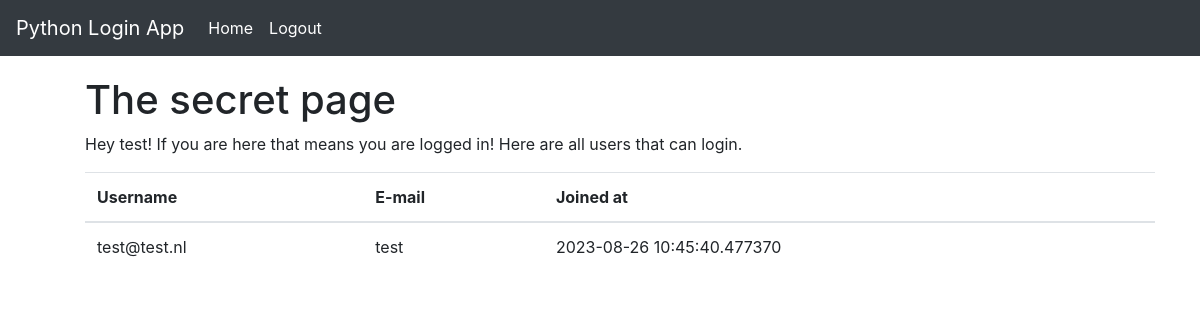
Page / (signed in) on the earlier database version.
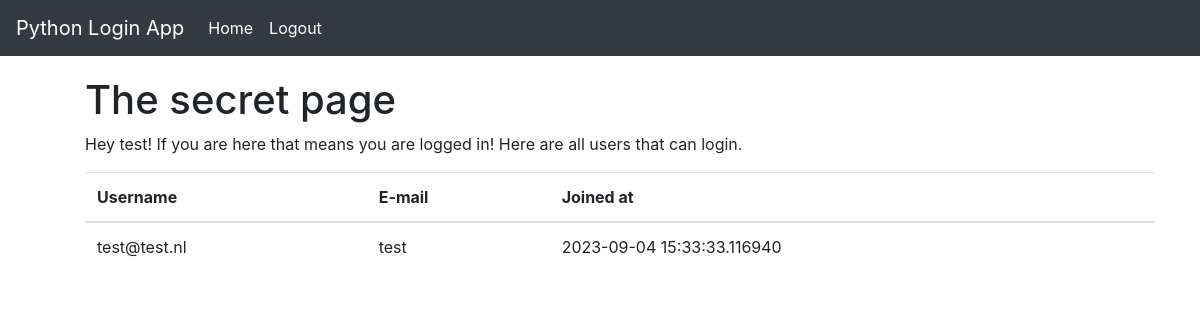
Same page on the later database version.
### models.py (models this page shows, shortened)
class User(UserMixin, db.Model):
  id = db.Column(db.Integer, primary_key=True)
  username = db.Column(db.String(64), index=True, unique=True)
  email = db.Column(db.String(120), unique = True, index = True)
  password_hash = db.Column(db.String(128))
  joined_at = db.Column(db.DateTime(), default = datetime.utcnow, index = True)

### routes.py (the view)
@app.route('/')
@login_required
def index():
  current_users = User.query.all()
  return render_template('landing_page.html', current_users = current_users)

### routes.py (called while the page is built)
@login_manager.user_loader
def load_user(user_id):
  return User.query.get(int(user_id))

### templates/landing_page.html (shortened to what this page needs)
{% extends "base.html"  %}
{% block content %}
<head>
  <h1>The secret page</h1>
</head>
<p>
  Hey {{current_user.username}}! If you are here that means you are logged in! Here are
  all users that can login.
</p>
      <table class="table">
        <thead>
          <tr>
            <th scope="col">Username</th>
            <th scope="col">E-mail</th>
            <th scope="col">Joined at</th>
          </tr>
        </thead>
        <tbody>
          {% for user in current_users %}
          <tr>
            <td>{{ user.email }}</td>
            <td>{{ user.username }}</td>
            <td>{{ user.joined_at }}</td>
          </tr>
          {% endfor %}
        </tbody>
      </table>
{% endblock %}

Differences in the rows shown:
changed User "test@test.nl": joined_at "2023-08-26 10:45:40.477370" → "2023-09-04 15:33:33.116940"
